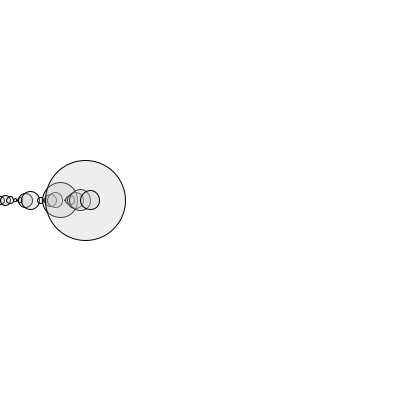
Frame 1 (no input)
Frame 60 (the mouse pressed at the canvas centre just before this capture): identical to frame 1, image omitted
Frame 120 (the mouse held since frame 60 and released just before this capture): identical to frame 1, image omitted

The Processing sketch that drew this single still picture (run headless with seeded random() and noise(); from frame 60 on, the mouse is pressed at the canvas centre):

// Processing sketch: array01c_automatico
// ── array01c_automatico.pde
// dos arrays creados manualmente

int[] numeros = {8, 10, 7, 3, 5, 14, 18, 0, 6, 4, 12, 15, 35, 1, 9, 16, 21, 80, 19};

float[] posX = new float[19];

void setup() {
  size(400, 400);
  for (int i=0; i < 19; i++) {
    //posX[i] = random(400);
    posX[i] = i*5;
  }
}

void draw() {
  background(255);

  fill(200, 80);
  // centroX, centroY, ancho, alto

  for (int i =0; i < 19; i++) {
    ellipse(posX[i], 200, numeros[i], numeros[i] );
  }
}
